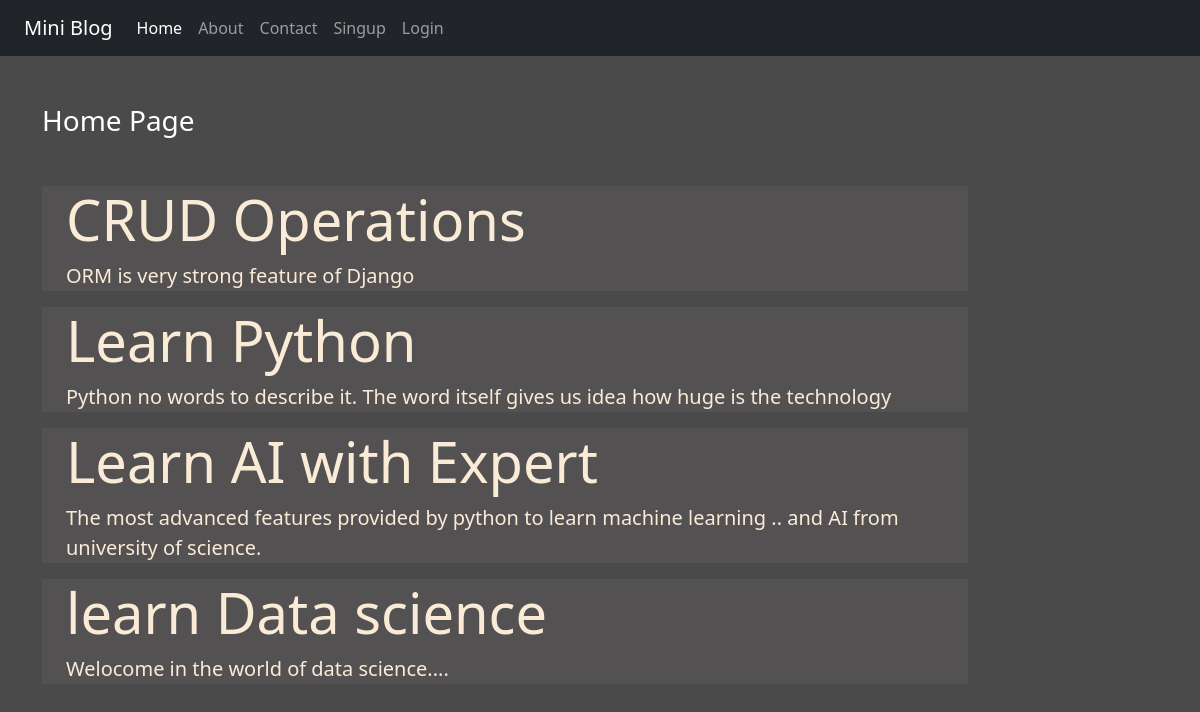
The page / on the database its author committed.
### blog/models.py (models this page shows)
class Post(models.Model):
    title = models.CharField(max_length=150)
    desc = models.TextField()

### blog/views.py (the view)
# urls.py: 2. Add a URL to urlpatterns:  path('', views.home, name='home')
def home(request):
    posts = Post.objects.all()
    return render(request, 'blog/home.html' ,{'posts': posts})

### blog/templates/blog/home.html
{% extends 'blog/base.html' %}
{% load static %}
{% block content %}
<div class="col-sm-10">
    <h3 class="text-white my-5">Home Page</h3>
    {% for post in posts %}
        <div class="jumbotron jumbotron-fluid jumbo-color" jumbo-color>
            <div class="container">
            <h1 class="display-4 font-weight-bold">{{post.title}}</h1>
            <p class="lead"> {{post.desc}}</p>
            </div>
        </div>
    {% endfor %}
</div>
 {% endblock  %}

### blog/static/blog/css/style.css (style rules this page uses)
body { background-color: rgb(75, 74, 74); color:antiquewhite; }
.jumbo-color { background-color: rgb(83,81,81); }

### rows shown on the page
Post: title "CRUD Operations", desc "ORM is very strong feature of Django"
Post: title "Learn Python", desc "Python no words to describe it. The word itself gives us idea how huge is the technology"
Post: title "Learn AI with Expert", desc "The most advanced features provided by python to learn machine learning .. and AI from university of science."
Post: title "learn Data science", desc "Welocome in the world of data science...."
